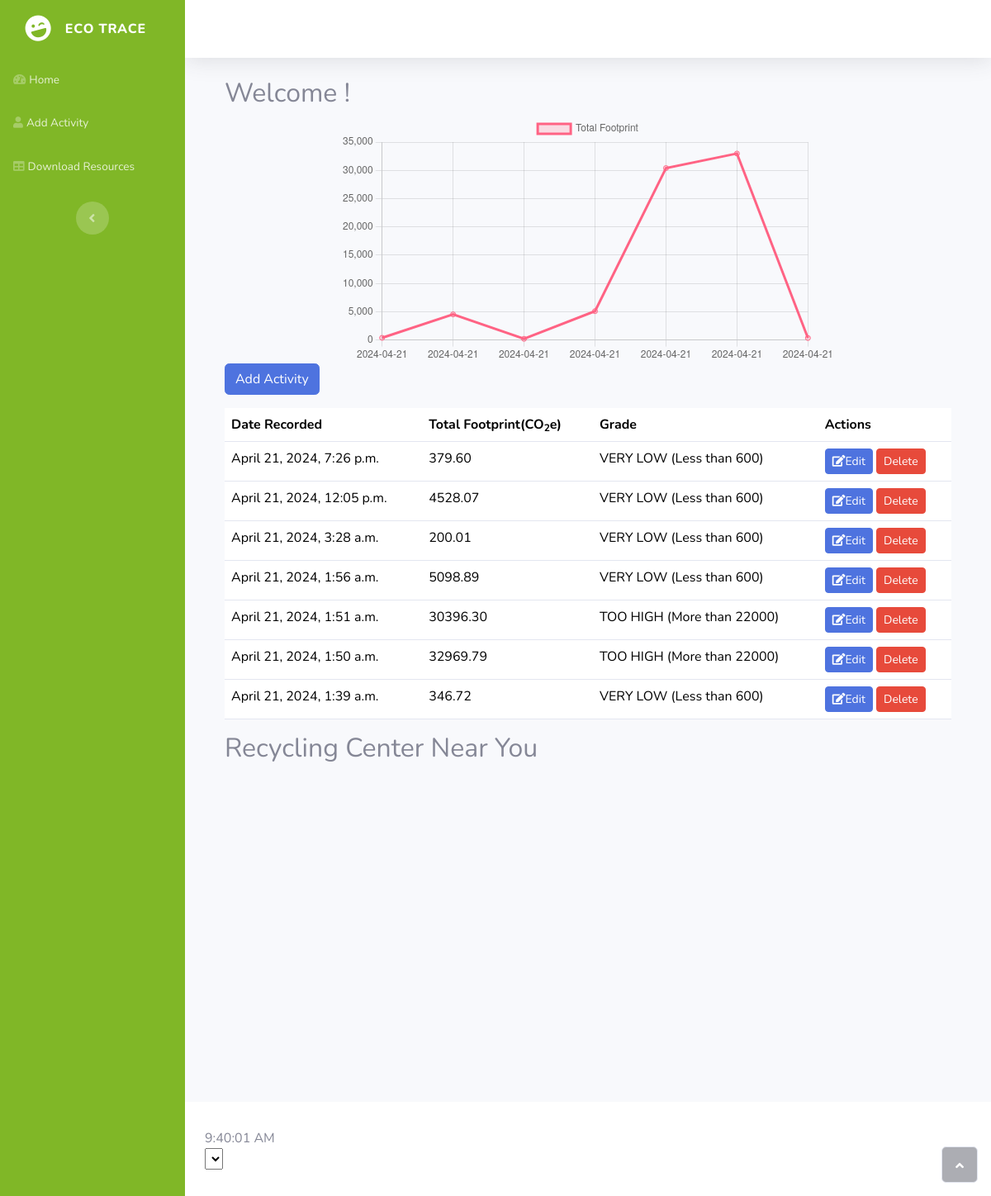
The page / on the database its author committed.
### tracker/models.py (models this page shows, shortened)
class CarbonFootprintRecord(models.Model):
    date_recorded = models.DateTimeField(auto_now_add=True)
    household_size = models.IntegerField()
    car_travel_km = models.FloatField()
    public_transport_mode = models.CharField(max_length=50, choices=[
        ('bus', 'Bus'),
        ('train', 'Train'),
    ])
    public_transport_distance = models.FloatField()
    electricity_kwh = models.FloatField()
    heating_type = models.CharField(max_length=50, choices=[
        ('natural-gas', 'Natural Gas'),
        ('oil', 'Oil'),
        ('electric', 'Electric'),
    ])
    heating_usage = models.FloatField()
    non_recyclable_waste_kg = models.FloatField()
    recyclable_waste_kg = models.FloatField()
    water_usage_m3 = models.FloatField()
    diet_type = models.CharField(max_length=50, choices=[
        ('plant-based', 'Plant-based'),
        ('vegetarian', 'Vegetarian'),
        ('high-meat', 'High-meat'),
    ])
    meat_type = models.CharField(max_length=50, choices=[
        ('beef', 'Beef'),
        ('chicken', 'Chicken'),
    ], null=True, blank=True)
    meat_dairy_eggs_kg = models.FloatField()
    fruits_vegetables_kg = models.FloatField()
    total_footprint = models.FloatField(editable=False, null=True, blank=True)
    grade = models.CharField(editable=False, null=True, max_length=50)
    class Meta:
        ordering = ['-date_recorded']

### tracker/views.py (the view)
# urls.py: 2. Add a URL to urlpatterns:  path('', views.home, name='home')
def home(request):
    records = CarbonFootprintRecord.objects.all().order_by('-date_recorded')
    dates = [record.date_recorded.strftime('%Y-%m-%d') for record in records]
    footprints = [record.total_footprint for record in records]
    context = {
        'records': records,
        'footprints': json.dumps(footprints),
        'dates': json.dumps(dates),
    }
    return render(request, 'tracker/home.html', context)

### tracker/templates/tracker/home.html (shortened to what this page needs)
{% extends 'tracker/base.html' %}
{% block content %}
<div class="container-fluid" >
    <h2 class="title">Welcome {{ user.username }}!</h2>
    <div style="max-width: 600px; margin: auto;">
        <canvas id="footprintChart" width="400" height="200"></canvas>
    </div>
    <a href="{% url 'add-record' %}" class="btn btn-primary mb-3">Add Activity</a>
    <table class="table">
        <thead>
            <tr>
                <th>Date Recorded</th>
                <th>Total Footprint(CO<sub>2</sub>e)</th>
                <th>Grade</th>
                <th>Actions</th>
            </tr>
        </thead>
        <tbody>
            {% for record in records %}
            <tr>
                <td>{{ record.date_recorded }}</td>
                <td>{{ record.total_footprint|floatformat:2 }}</td>
                <td>{{ record.grade }}</td>
                <td>
                    <a href="{% url 'edit_record' record.id %}" class="btn btn-sm btn-primary"><i class="fas fa-edit"></i>Edit</a>
                    <a href="{% url 'delete_record' record.id %}" class="btn btn-sm btn-danger" onclick="return confirm('Are you sure you want to delete this record?');">Delete</a>
                </td>
            </tr>
            {% empty %}
            <tr>
                <td colspan="4">No records found.</td>
            </tr>
            {% endfor %}
        </tbody>
    </table>
    <h2>Recycling Center Near You</h2>
<div id="map" style="height:400px; width:100%;"></div>
<script>
    var ctx = document.getElementById('footprintChart').getContext('2d');
    var chart = new Chart(ctx, {
        type: 'line',
        data: {
            labels: JSON.parse('{{ dates|safe }}'),
            datasets: [{
                label: 'Total Footprint',
                backgroundColor: 'rgba(255, 99, 132, 0.2)',
                borderColor: 'rgba(255, 99, 132, 1)',
                data: JSON.parse('{{ footprints|safe }}'),
                fill: false,
            }]
        },
        options: {
            scales: {
                yAxes: [{
                    ticks: {
                        beginAtZero: true
                    }
                }]
            },
            responsive: true,
            maintainAspectRatio: true,
        }
    });
</script>
{% endblock %}

### tracker/templates/tracker/base.html (shortened to what this page needs)
{% load static %}
<!DOCTYPE html>
<html data-bs-theme="light" lang="en">
<head>
    <link rel="stylesheet" href="{% static 'css/bootstrap.min.css' %}">
    <link rel="stylesheet" href="{% static 'fonts/fontawesome-all.min.css' %}">
</head>
<body id="page-top">
    <div id="wrapper">
        <nav class="navbar align-items-start sidebar sidebar-dark accordion bg-gradient-primary p-0 navbar-dark" style="background: rgb(128,183,39);">
            <div class="container-fluid d-flex flex-column p-0"><a class="navbar-brand d-flex justify-content-center align-items-center sidebar-brand m-0" href="#">
                    <div class="sidebar-brand-icon rotate-n-15"><i class="fas fa-laugh-wink"></i></div>
                    <div class="sidebar-brand-text mx-3"><span>Eco TRACE</span></div>
                </a>
                <ul class="navbar-nav text-light" id="accordionSidebar">
                    <li class="nav-item"><a class="nav-link" href="{% url 'home' %}"><i class="fas fa-tachometer-alt"></i><span>Home</span></a></li>
                    <li class="nav-item"><a class="nav-link" href="{% url 'add-record' %}"><i class="fas fa-user"></i><span>Add Activity</span></a></li>
                    <li class="nav-item"><a class="nav-link" href="{% static '/images/info.pdf' %}" download="Info"><i class="fas fa-table"></i><span>Download Resources</span></a></li>
                </ul>
                <div class="text-center d-none d-md-inline"><button class="btn rounded-circle border-0" id="sidebarToggle" type="button"></button></div>
            </div>
        </nav>
        <div class="d-flex flex-column" id="content-wrapper">
            <div id="content">
                <nav class="navbar navbar-expand bg-white shadow mb-4 topbar static-top navbar-light">
                </nav>
                <div class="container-fluid" >
                    {% block content %}{% endblock %}
                </div>
            </div>
            <footer class="bg-white sticky-footer">
                <div class="container my-auto">
                    <div id="time-display"></div>
                        <select id="timezone-select" label="TimeZones">
                         </select>
                </div>
            </footer>
        </div><a class="border rounded d-inline scroll-to-top" href="#page-top"><i class="fas fa-angle-up"></i></a>
    </div>
</body>
</html>

### rows shown on the page
CarbonFootprintRecord: date_recorded "April 21, 2024, 7:26 p.m.", total_footprint "379.60", grade "VERY LOW (Less than 600)"
CarbonFootprintRecord: date_recorded "April 21, 2024, 12:05 p.m.", total_footprint "4528.07", grade "VERY LOW (Less than 600)"
CarbonFootprintRecord: date_recorded "April 21, 2024, 3:28 a.m.", total_footprint "200.01", grade "VERY LOW (Less than 600)"
CarbonFootprintRecord: date_recorded "April 21, 2024, 1:56 a.m.", total_footprint "5098.89", grade "VERY LOW (Less than 600)"
CarbonFootprintRecord: date_recorded "April 21, 2024, 1:51 a.m.", total_footprint "30396.30", grade "TOO HIGH (More than 22000)"
CarbonFootprintRecord: date_recorded "April 21, 2024, 1:50 a.m.", total_footprint "32969.79", grade "TOO HIGH (More than 22000)"
CarbonFootprintRecord: date_recorded "April 21, 2024, 1:39 a.m.", total_footprint "346.72", grade "VERY LOW (Less than 600)"

### other values the page prints
chart data {{ dates|safe }} ["2024-04-21", "2024-04-21", "2024-04-21", "2024-04-21", "2024-04-21", "2024-04-21", "2024-04-21"]
chart data {{ footprints|safe }} [379.59999999999997, 4528.074999999999, 200.009, 5098.89, 30396.300000000003, 32969.792, 346.7249999999999]
